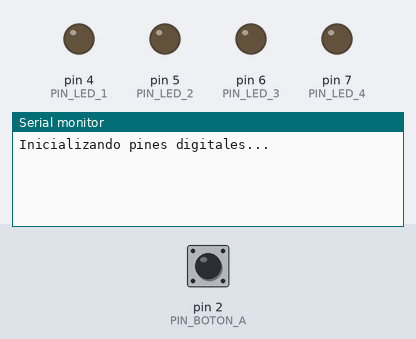
The sketch below on a simulated Arduino Uno, built with avr-gcc and run on an emulated ATmega328P. Parts: output pins drawn as LEDs (lit = HIGH), the last lines printed to the serial monitor. Inputs (shaded band) come from the test bench; at power-on: pin 2 (PIN_BOTON_A) HIGH.

Above: at 1.2 s.
1.3 s: pin 2 (PIN_BOTON_A) pulled LOW for 0.15 s
At 1.46 s:
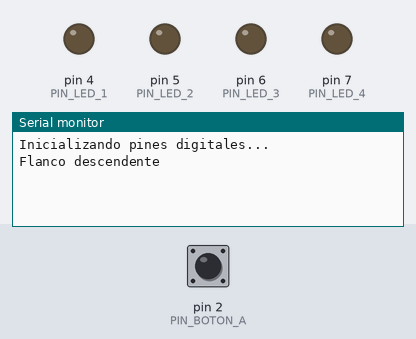
At 2.7 s:
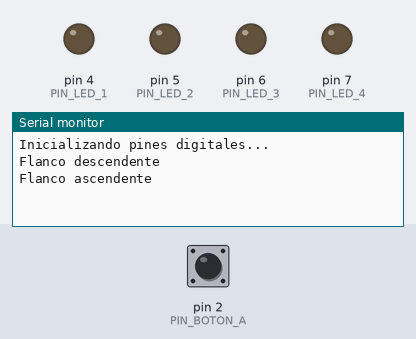

The sketch:

Ejercicio09-David.ino
```cpp
#define PIN_BOTON_A 2
#define PIN_LED_1 4
#define PIN_LED_2 5 //PWM
#define PIN_LED_3 6 //PWM
#define PIN_LED_4 7

unsigned long duracion = 0;

void setup() {
  Serial.begin(9600);

  //Inicializo Pines
  Serial.println(F("Inicializando pines digitales..."));
  pinMode(PIN_BOTON_A, INPUT_PULLUP);
  pinMode(PIN_LED_1, OUTPUT);
  pinMode(PIN_LED_2, OUTPUT);
  pinMode(PIN_LED_3, OUTPUT);
  pinMode(PIN_LED_4, OUTPUT);
}

void loop() {
  int flanco = detectaFlanco(PIN_BOTON_A);
  if (flanco == 1)
    Serial.println("Flanco ascendente");
  if (flanco == -1)
    Serial.println("Flanco descendente");
    delay(100);
}

boolean detectaFlancoAscendente(int pin) {
  static boolean anterior_estado = digitalRead(pin);
  boolean estado = digitalRead(pin);

  if ((anterior_estado != estado) && (estado == HIGH)) {
    anterior_estado = estado;
    return true;
  }
  else {
    anterior_estado = estado;
    return false;
  }
}

boolean detectaFlancoDescendente(int pin) {
  static boolean anterior_estado = digitalRead(pin);
  boolean estado = digitalRead(pin);

  if ((anterior_estado != estado) && (estado == LOW)) {
    anterior_estado = estado;
    return true;
  }
  else {
    anterior_estado = estado;
    return false;
  }
}

int detectaFlanco(int pin) {
  //Devuelve 1 flanco ascendente, -1 flanco descendente y 0 si no hay nada
  static boolean anterior_estado = digitalRead(pin);
  boolean estado = digitalRead(pin);

  if (anterior_estado != estado) {
    if (estado == HIGH) {
      anterior_estado = estado;
      return 1;
    }
    else {
      anterior_estado = estado;
      return -1;
    }
  }
  else {
    anterior_estado = estado;
    return 0;
  }
  anterior_estado = estado;
}
```

Measured:
- after the input at 1.3 s, the serial monitor: prints a new line at once (image 1)
